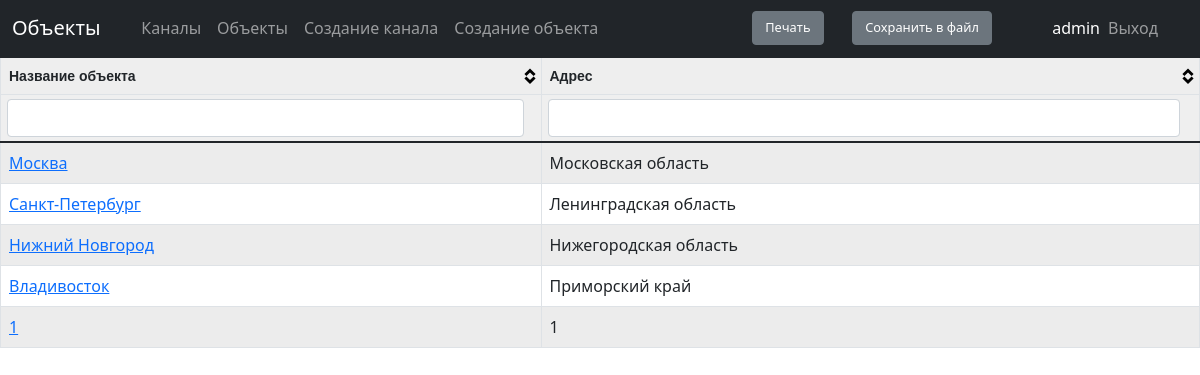
/scheme/locations (signed in), run on an earlier commit of the app's database.
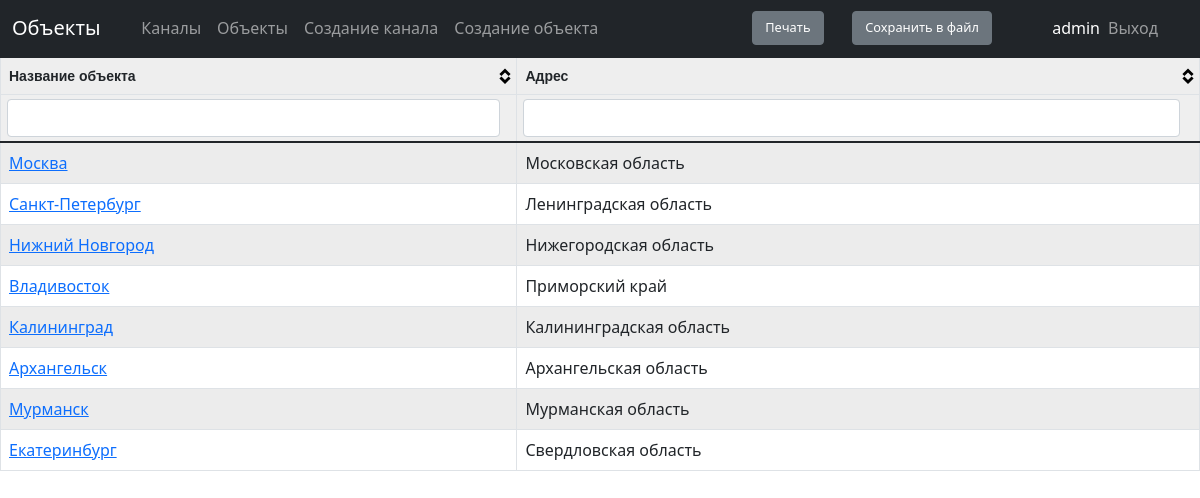
And on a later commit of the database.
### scheme/models.py (models this page shows, shortened)
class Locations(models.Model):
    location = models.CharField(max_length=100, unique=True, verbose_name='Название объекта')
    address = models.CharField(max_length=300, verbose_name='Адрес объекта', blank=True)
    class Meta:
        verbose_name = 'Объекты'
        verbose_name_plural = 'Объекты'

### scheme/views.py (the view)
# urls.py: path('locations', permission_required('scheme.view_locations')(views.LocationsView), name='url_locations'),
def LocationsView(request):
    locations = Locations.objects.all()
    context_object_name = 'locations'
    return render (request, 'scheme/locations.html',{'locations': locations})

### scheme/templates/scheme/locations.html
{% extends 'main/index.html' %}
{% block title %} Объекты {% endblock %}
{% block content %}
    <table id='tblData'>
        <thead>
            <th>Название объекта</th>
            <th>Адрес</th>
        </thead>
        <tbody>
        {% for i in locations %}
        <tr>
            <td><a href="{% url 'url_location_detail_view' i.id %}">{{i.location}}</a></td>
            <td>{{i.address}}</td>
        </tr>
        {%endfor%}
        </tbody>
    </table>
{% endblock%}

What changed in the data, as far as the page shows it:
removed Locations: location "1", address "1"
added Locations: location "Калининград", address "Калининградская область"
added Locations: location "Архангельск", address "Архангельская область"
added Locations: location "Мурманск", address "Мурманская область"
added Locations: location "Екатеринбург", address "Свердловская область"
